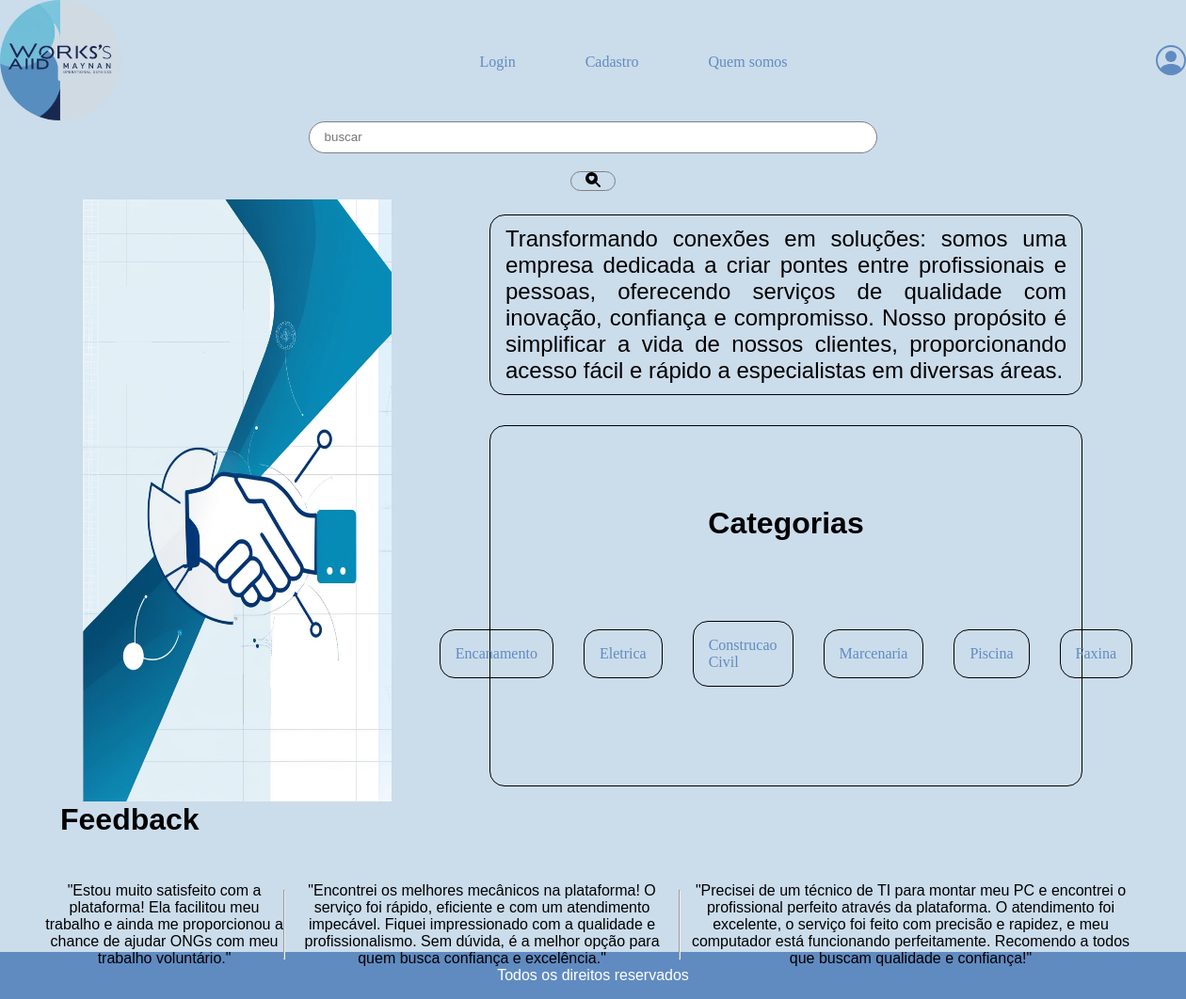
Before: / with the older database file.
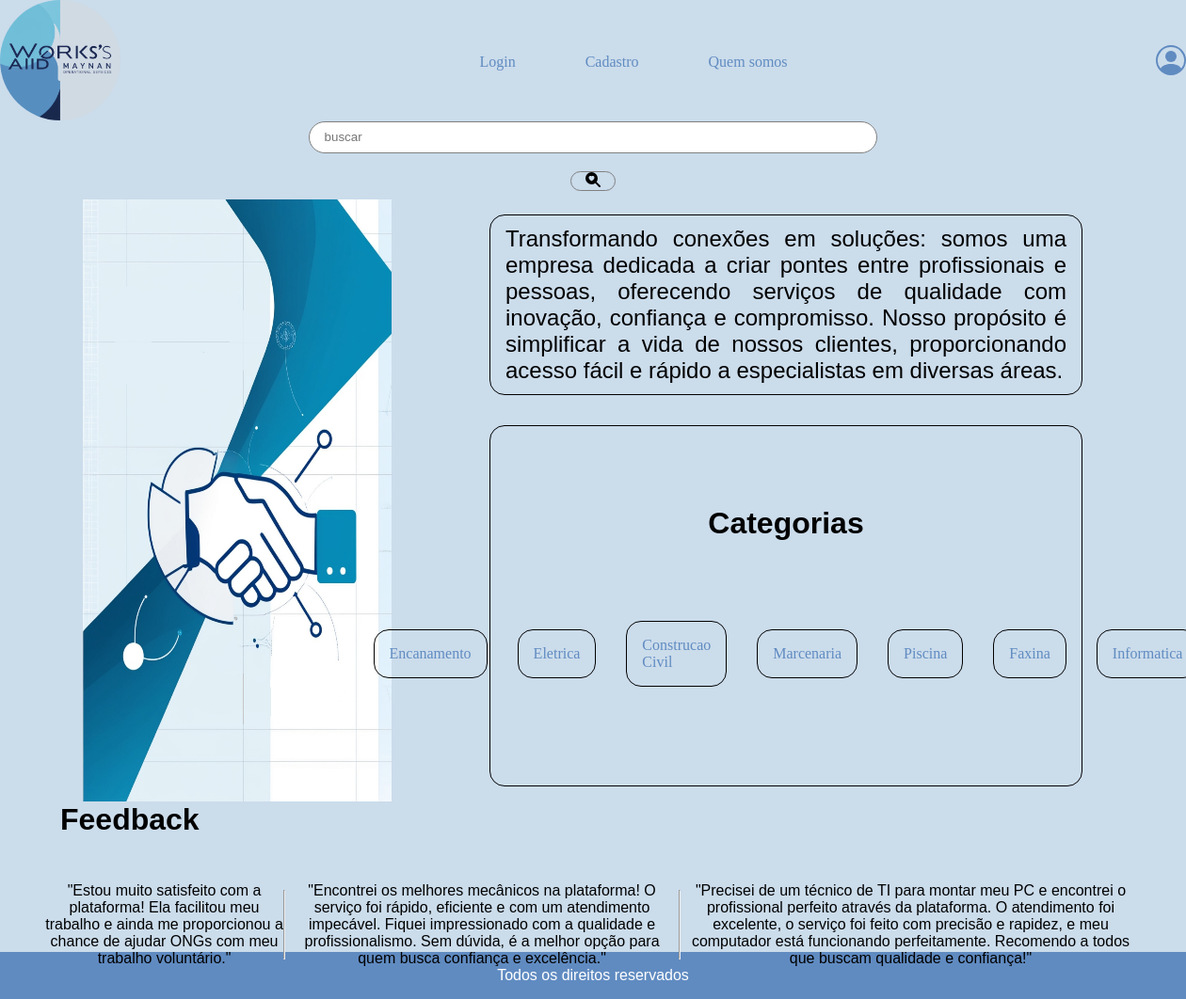
After: the same page with the newer database file.
### tables this page shows
CREATE TABLE IF NOT EXISTS `categoria` (
  `id_categoria` int(11) NOT NULL AUTO_INCREMENT,
  `nome_categoria` varchar(255) DEFAULT NULL,
  PRIMARY KEY (`id_categoria`)
);

### index.php (the view, shortened to what this page needs)
<!DOCTYPE html>
<html lang="en">
<head>
    <link rel="stylesheet" href="/pages/css/style.css">
</head>
<body>
    <div class="tela_principal">
        <header>
            <div class="logo">
                <img src="/pages/imgs/Logo.jpg" id="logo" alt="Logo">
            </div>
            <nav class="menu_suspenso">
                <ul>
                    <li class="li">
                        <a href="/pages/login.html">Login</a>
                    </li>
                    <li class="li">
                        <a href="/pages/tipo-usuario.html">Cadastro</a>
                    </li>
                    <li class="li">
                        <a href="/pages/quemsomos.html">Quem somos</a>
                    </li>
                </ul>
            </nav>
            <div class="perfil">
                <?php
                    if (isset($_SESSION['id_cliente'])) {
                        echo "<form action='/server/perfil.php' method='GET'>
                                <button type='submit'>
                                    <svg xmlns='http://www.w3.org/2000/svg' width='32' height='32' fill='currentColor'
                                        class='bi bi-person-circle' viewBox='0 0 16 16'>
                                        <path d='M11 6a3 3 0 1 1-6 0 3 3 0 0 1 6 0' />
                                        <path fill-rule='evenodd'
                                            d='M0 8a8 8 0 1 1 16 0A8 8 0 0 1 0 8m8-7a7 7 0 0 0-5.468 11.37C3.242 11.226 4.805 10 8 10s4.757 1.225 5.468 2.37A7 7 0 0 0 8 1' />
                                    </svg>
                                </button>
                            </form>
                            ";
                    } else {
                        echo "<a href='/pages/login.html'>
                                <svg xmlns='http://www.w3.org/2000/svg' width='32' height='32' fill='currentColor'
                                    class='bi bi-person-circle' viewBox='0 0 16 16'>
                                    <path d='M11 6a3 3 0 1 1-6 0 3 3 0 0 1 6 0' />
                                    <path fill-rule='evenodd'
                                        d='M0 8a8 8 0 1 1 16 0A8 8 0 0 1 0 8m8-7a7 7 0 0 0-5.468 11.37C3.242 11.226 4.805 10 8 10s4.757 1.225 5.468 2.37A7 7 0 0 0 8 1' />
                                </svg>
                            </a>
                        ";
                    }
                ?>
            </div>
        </header>
        <form method="POST" action="/server/pesquisar.php" id="buscar">
            <input type="text" id="buscador" name="buscador" placeholder="buscar">
            <button class="pesquisar" type="submit">
            </button>
         </form>
        <section>
            <div class="principal">
                <div class="imagem_tela_principal">
                    <img src="/pages/imgs/imagem_principal.png" alt="serviços">
                </div>
                <div class="secundaria">
                    <div class="texto-secundaria">
                        <p>
                            Transformando conexões em soluções: somos uma empresa dedicada a criar pontes entre
                            profissionais e pessoas, oferecendo serviços de qualidade com inovação, confiança e
                            compromisso. Nosso propósito é simplificar a vida de nossos clientes, proporcionando acesso
                            fácil e rápido a especialistas em diversas áreas.
                        </p>
                    </div>
                    <div class="servicos">
                        <h1>Categorias</h1>
                        <div class="categorias">
                            <ul class="categorias-carrossel">
                            <?php
                                $servername = "localhost";
                                $username = "root";
                                $password = "usbw";
                                $dbname = "dados";
                                $conn = new mysqli($servername, $username, $password, $dbname);
                                $sql = "SELECT id_categoria, nome_categoria FROM categoria";
                                $result = $conn->query($sql);
                                if ($result->num_rows > 0) {
                                    while ($row = $result->fetch_assoc()) {
                                        echo "<a href='/server/servicos.php?id={$row['id_categoria']}'> <li class='item-categoria'>" . $row["nome_categoria"] . "</li></a>";
                                    }
                                } else {
                                    echo "Não há nada";
                                }
                            ?>
                            </ul>
                        </div>
                    </div>
                </div>
            </div>
            <div class="feedback">
                <div class="titulo-feedback">
                    <h1>Feedback</h1>
                </div>
                <div class="conteudo-feedback">
                    <p>"Estou muito satisfeito com a plataforma! Ela facilitou meu trabalho e ainda me proporcionou a
                        chance de ajudar ONGs com meu trabalho voluntário."</p>
                    <hr>
                    <p>"Encontrei os melhores mecânicos na plataforma! O serviço foi rápido, eficiente e com um
                        atendimento impecável. Fiquei impressionado com a qualidade e profissionalismo. Sem dúvida, é a
                        melhor opção para quem busca confiança e excelência."</p>
                    <hr>
                    <p>"Precisei de um técnico de TI para montar meu PC e encontrei o profissional perfeito através da
                        plataforma. O atendimento foi excelente, o serviço foi feito com precisão e rapidez, e meu
                        computador está funcionando perfeitamente. Recomendo a todos que buscam qualidade e confiança!"
                    </p>
                </div>
            </div>
        </section>
        <footer>
            <p>Todos os direitos reservados</p>
        </footer>
    </div>
</body>
</html>

### pages/css/style.css (style rules this page uses)
h1 { font-family: "Audiowide", sans-serif; text-align: center; }
body { background-color: #CBDCEB; }
p { font-family: "Raleway", sans-serif; text-align: center; }
* { margin: 0; padding: 0; box-sizing: border-box; }
.imagem_tela_principal img { height: 100%; display: flex; justify-content: center; align-items: flex-start; }
#logo { width: 8rem; border-radius: 50%; }
header { display: flex; align-items: center; justify-content: center; }
.pesquisar { width: 4%; height: 4vh; border: 1px solid gray; cursor: pointer; border-radius: 1rem; background-color: transparent; }
#buscar { width: 100%; height: 10vh; display: flex; align-items: center; justify-content: space-evenly; }
#buscador { width: 50%; height: 4vh; outline: 0; border: 1px solid gray; padding: 1rem; border-radius: 2rem; }
button { width: 100%; background-color: #608BC1; color: #ffff; margin: 1rem; }
form { width: 50%; display: flex; align-items: center; justify-content: center; flex-direction: column; }
form>label, form>input, form>a { margin: 0.2rem; }
section { display: flex; justify-content: center; flex-direction: column; width: 100%; height: 30%; }
hr { display: block; margin-top: 0.5em; margin-bottom: 0.5em; margin-left: auto; margin-right: auto; border-style: inset; border-width: 1px; }
.feedback { display: flex; }
.menu_suspenso { display: flex; align-content: flex-start; justify-content: center; position: sticky; top: 0; width: 100%; }
a { font-family: "Merriweather", serif; text-decoration: none; color: #608BC1; font-size: 1rem; }
.li { display: inline; margin-right: 10px; padding: 30px; }
#buscar { display: flex; align-items: center; justify-content: center; padding: 2%; }
.feedback { width: 100%; height: 20vh; display: flex; flex-direction: column; justify-content: center; align-content: center; padding: 2rem; }
.titulo-feedback h1 { float: left; }
.conteudo-feedback { display: flex; padding: 1rem; }
.principal { width: 100%; height: 80vh; display: flex; }
.imagem_tela_principal { display: flex; align-items: center; justify-content: center; width: 40%; height: 100%; }
.imagem_tela_principal img { width: 65%; height: 100%; }
.secundaria { width: 50%; height: 80vh; display: flex; flex-direction: column; }
.texto-secundaria, .servicos { display: flex; align-items: center; justify-content: center; flex-direction: column; border: 1px solid black; border-radius: 1rem; padding: 1rem; margin: 1rem; width: 100%; }
.texto-secundaria { height: 30%; font-size: 1.5rem; }
.texto-secundaria p { font-family: "Signika Negative", sans-serif; text-align: justify; }
.servicos { height: 60%; }
footer { display: flex; min-height: 50px; margin-top: auto; color: rgb(255, 255, 255); background: #608BC1; text-align: center; align-items: center; justify-content: center; }
h1 { font-size: 2rem; margin: 2rem; font-family: "Signika Negative", sans-serif; }
.categorias { display: flex; align-items: center; justify-content: center; width: 100%; height: 50%; }
.categorias ul { display: flex; align-items: center; justify-content: center; }
.categorias ul li { margin: 1rem; padding: 1rem; height: 30%; border: 1px solid black; border-radius: 1rem; text-decoration: none; list-style-type: none; cursor: pointer; }

Changed rows visible on the page:
added categoria: nome_categoria "Informatica"
